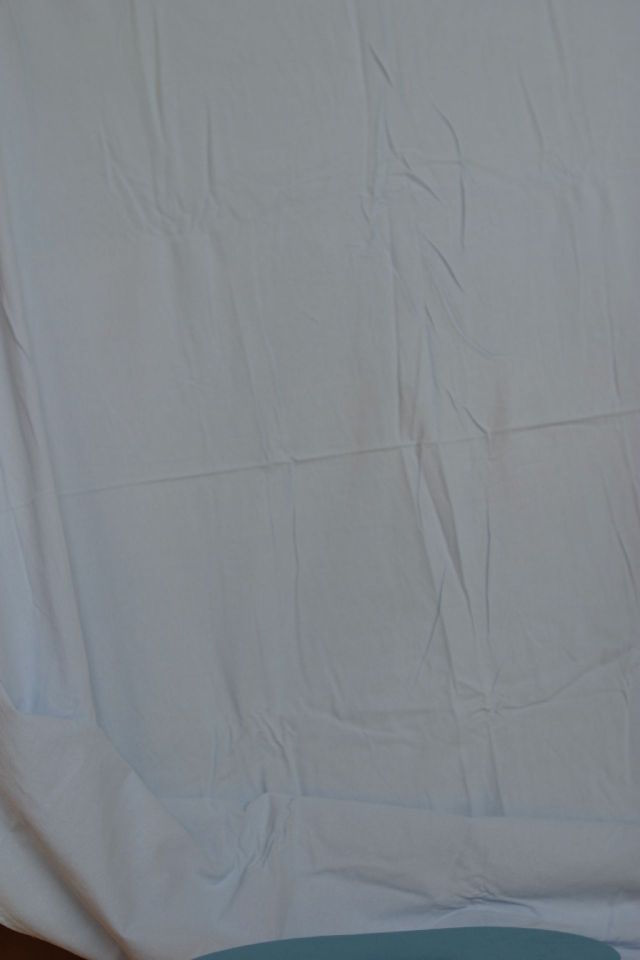
#> input picture Assignments/Assignment 1/TestImages/Small/Flowers/Back/A.jpg, 640 x 960 px, found by its file name
$ python TestingGrounds.py   (Python 2 division)   (older library calls are emulated)
#> lines starting #> are read from the running program, lines starting #| are printed output that depends on the picture; long printed decimals are rounded
import cv2 as cv, numpy as np

def to_grayscale(arr):
    "If arr is a color image (3D array), convert it to grayscale (2D array)."
    if len(arr.shape) == 3:
        return np.average(arr, -1)  # average over the last axis (color channels)
    else:
        return arr

def scale_img(img):
	return img.astype(np.float) * (255 / img.max())


def extract_colors(img):
    img = img.astype(np.float)
    sqr_norms = img * img
    norms = sqr_norms.dot([1, 1, 1]) ** 0.5
    stacked_norms = np.stack((norms, norms, norms), 2)
    unit_colors = img / stacked_norms
    return unit_colors * 255

def print_avg_intensities(img, img_name):
    if len(img.shape) == 2: # Grayscale
        print "Average Intensity of {img_name}: {avg}".format(img_name=img_name,
                                                              avg=np.average(img))
    elif len(img.shape) == 3:  # BGR Image
        print "Average Intensities of {img_name}: R: {r_avg}, " \
              "G: {g_avg}, " \
              "B: {b_avg}".format(img_name=img_name,
                                  b_avg=np.average(img[:, :, 0]),
                                  g_avg=np.average(img[:, :, 1]),
                                  r_avg=np.average(img[:, :, 2]))


k1 = cv.imread("""G:\Computer Science Work\CSC320-Winter-2017\Assignments\Assignment 1\TestImages\Small\Flowers\Back\A.jpg""").astype(float)
k2 = cv.imread("""G:\Computer Science Work\CSC320-Winter-2017\Assignments\Assignment 1\TestImages\Small\Flowers\Back\B.jpg""").astype(float)
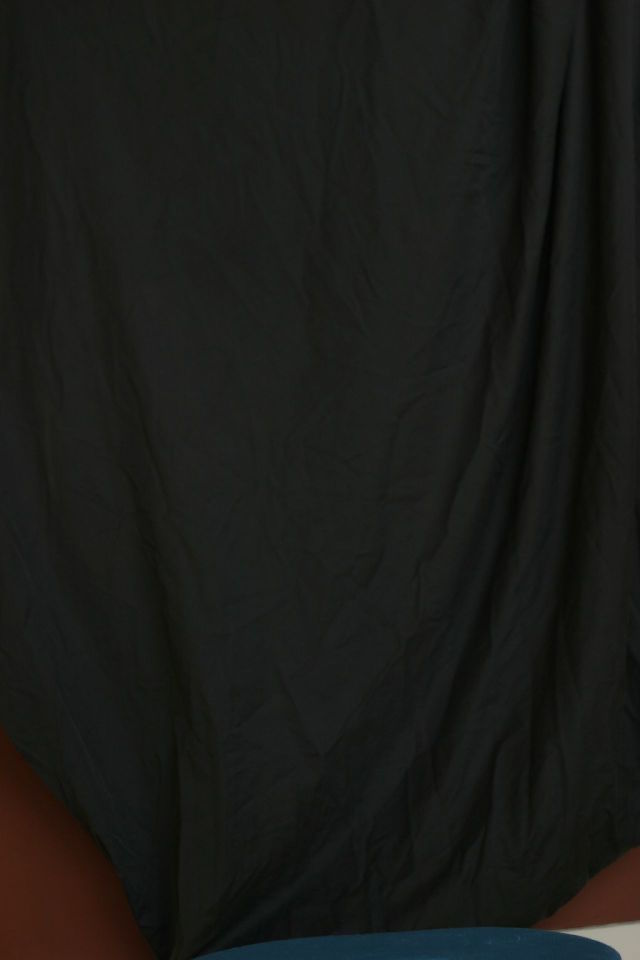
#> input picture Assignments/Assignment 1/TestImages/Small/Flowers/Back/B.jpg, 640 x 960 px, found by its file name

f1 = cv.imread("""G:\Computer Science Work\CSC320-Winter-2017\Assignments\Assignment 1\TestImages\Small\Flowers\Comp\A.jpg""").astype(float)
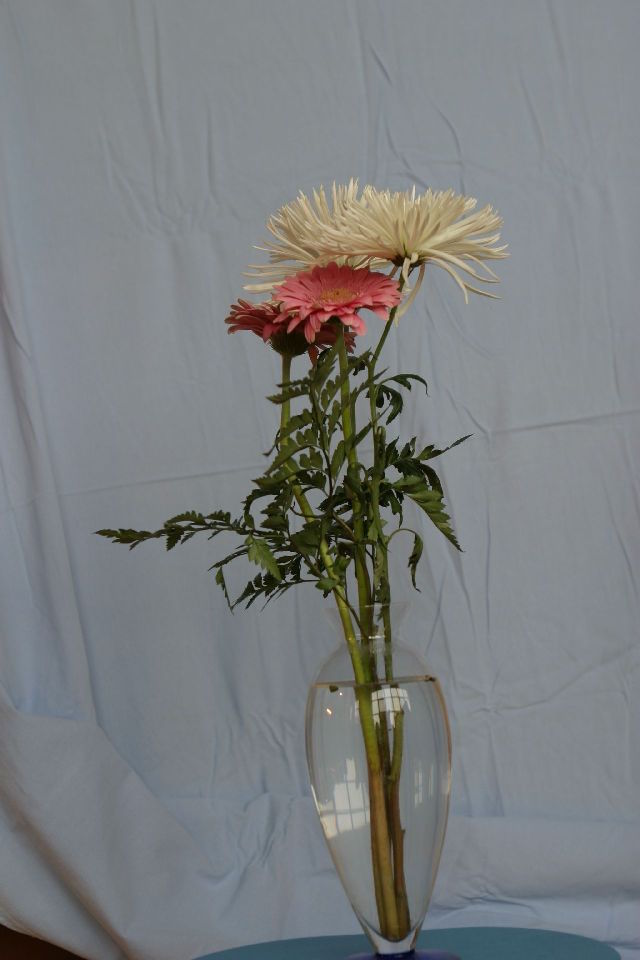
#> input picture Assignments/Assignment 1/TestImages/Small/Flowers/Comp/A.jpg, 640 x 960 px, found by its file name
f2 = cv.imread("""G:\Computer Science Work\CSC320-Winter-2017\Assignments\Assignment 1\TestImages\Small\Flowers\Comp\B.jpg""").astype(float)
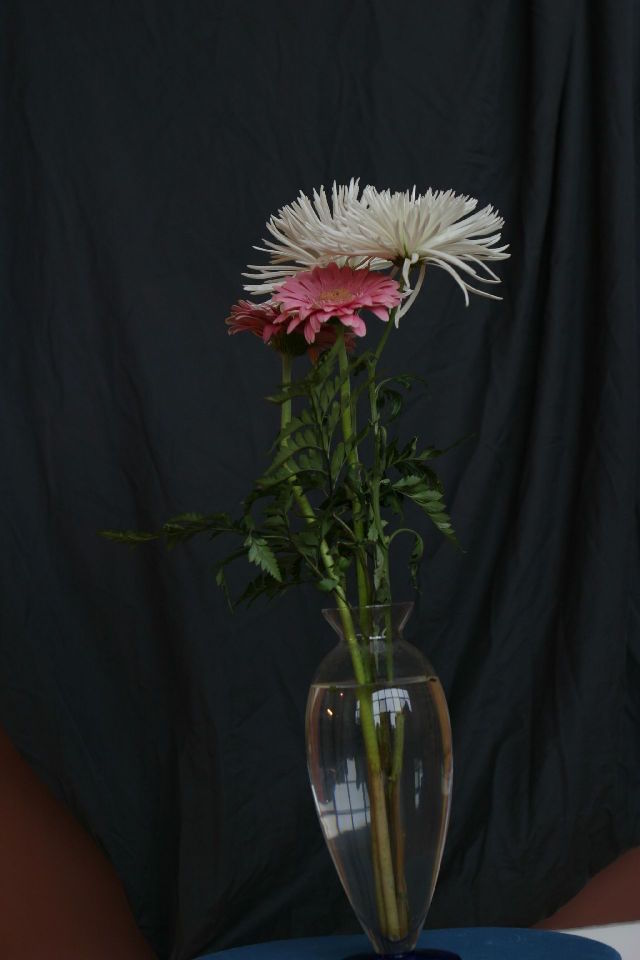
#> input picture Assignments/Assignment 1/TestImages/Small/Flowers/Comp/B.jpg, 640 x 960 px, found by its file name


shade_independent = None

k1_gray = to_grayscale(k1)
k2_gray = to_grayscale(k2)
f1_gray = to_grayscale(f1)
f2_gray = to_grayscale(f2)

k1_colors = extract_colors(k1)
k2_colors = extract_colors(k2)
f1_colors = extract_colors(f1)
#> in extract_colors (call 3), `sqr_norms = img * img`:
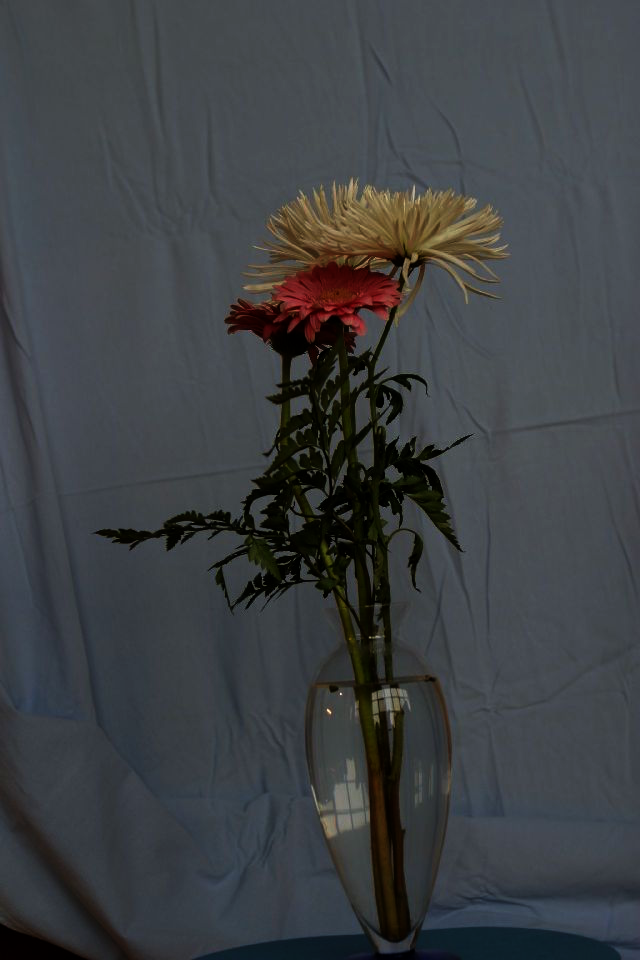
#> sqr_norms: shape (960, 640, 3) float64; mean B, G, R 17387.8, 16606.2, 15801.5; drawn with min black and max white
f2_colors = extract_colors(f2)
#> in extract_colors (call 4), `unit_colors = img / stacked_norms`:
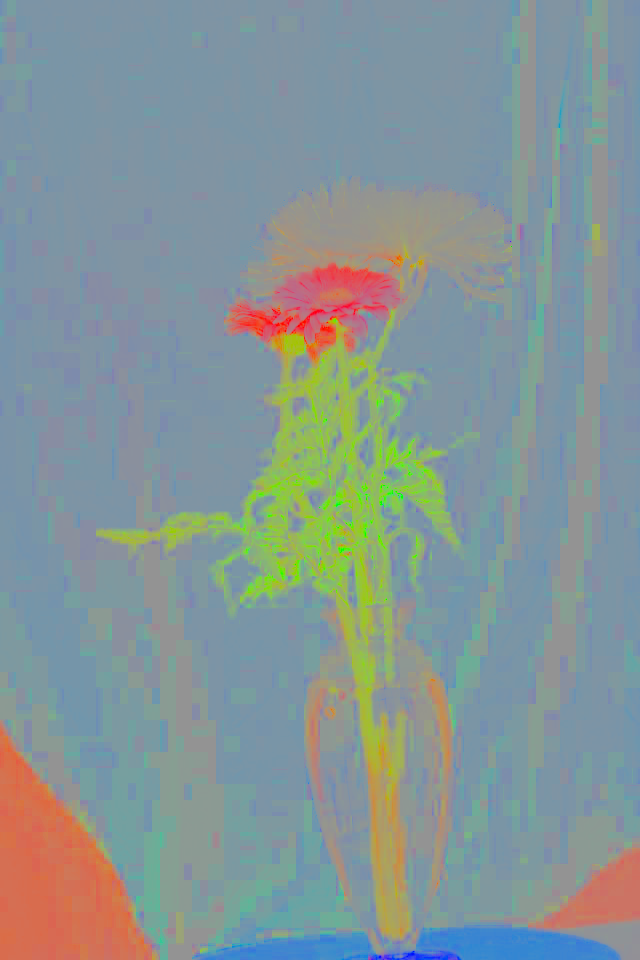
#> unit_colors: shape (960, 640, 3) float64; mean B, G, R 0.593, 0.589, 0.525

k_color_diff = np.abs(k1_colors - k2_colors)

print_avg_intensities(k1, "Backing A")
#| Average Intensities of Backing A: R: 130.497, G: 135.938, B: 141.155
print_avg_intensities(k2, "Backing B")
#| Average Intensities of Backing B: R: 26.500, G: 27.082, B: 24.325
print_avg_intensities(k1_colors, "Backing A (pure color)")
#| Average Intensities of Backing A (pure color): R: 141.258, G: 147.116, B: 152.733
print_avg_intensities(k2_colors, "Backing B (pure color)")
#| Average Intensities of Backing B (pure color): R: 148.460, G: 153.645, B: 136.082
#| Average Intensities of |Backing B (pure color) - Backing A (pure color)|: R: 9.697, G: 9.638, B: 17.386

print_avg_intensities(k_color_diff, "|Backing B (pure color) - Backing A (pure color)|")

diff = k1 - k2
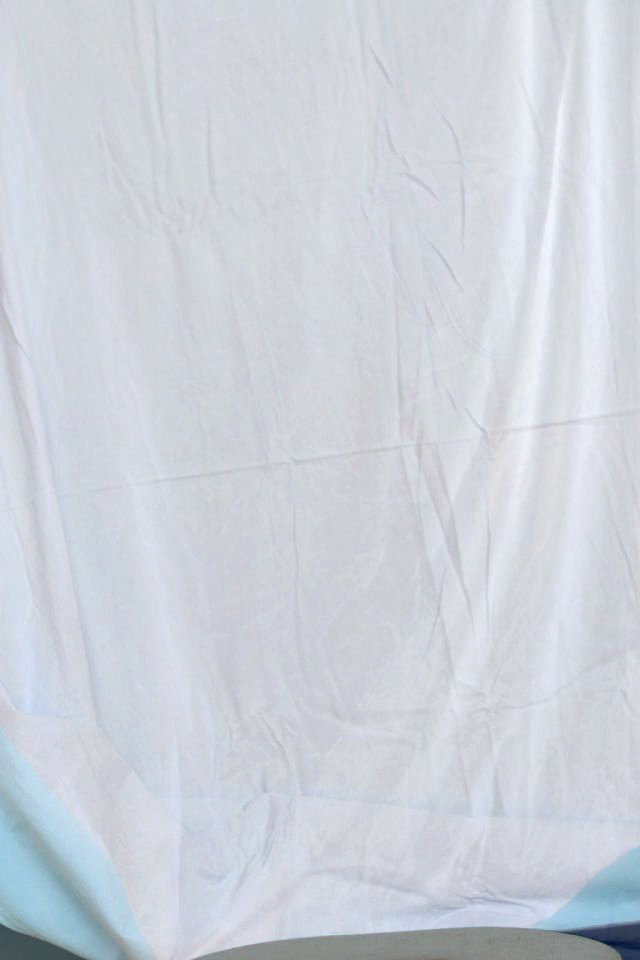
#> diff: shape (960, 640, 3) float64; mean B, G, R 116.8, 108.9, 104; drawn with min black and max white

print np.average(k2)
#| 25.969

cv.imwrite("k1 colors.tif", k1_colors)
cv.imwrite("k2 colors.tif", k2_colors)

cv.imwrite("K Color Diff.tif", k_color_diff)
cv.imwrite("K Color Diff Grayscale.tif", to_grayscale(k_color_diff))
#> in to_grayscale (call 5), `return np.average(arr, -1)`:
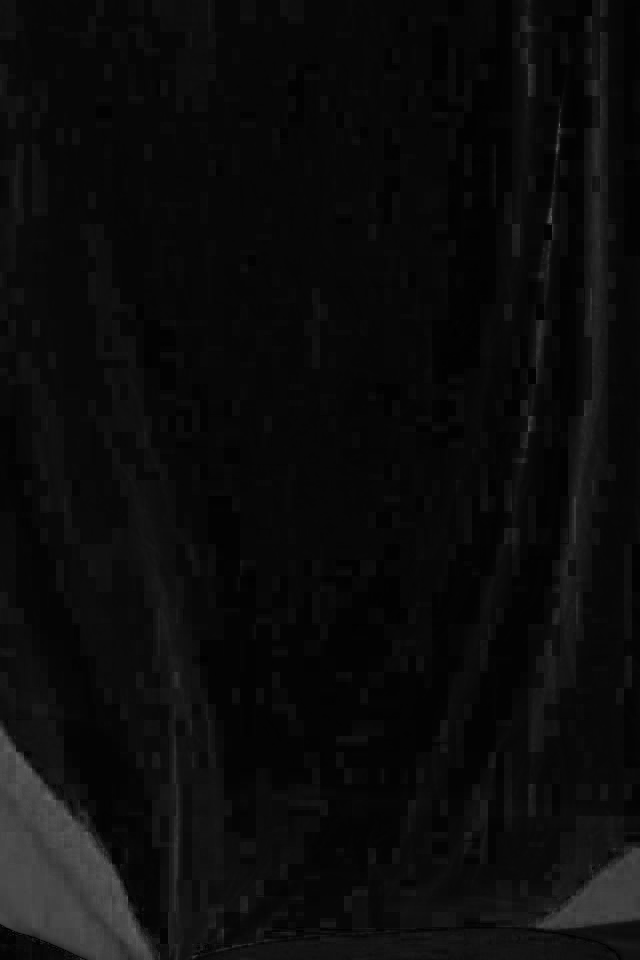
#> returned value: shape (960, 640) float64; min 0.113, max 102.6, mean 12.2
